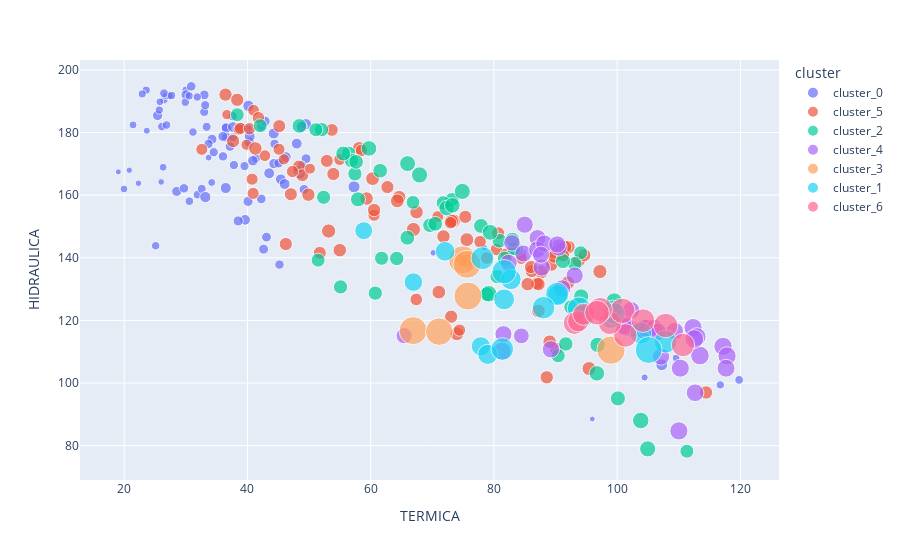

The cell this chart's notebook holds for it:
### Code cell
fig = px.scatter(
    data_frame=df_agg,
    y="HIDRAULICA",
    x="TERMICA",
    color="cluster",
    size="precio_bolsa_mean",
    color_discrete_sequence=px.colors.qualitative.Plotly,
    hover_data=["day_of_week", "day_name"],
)
fig.show()

### Figure 1 — Plotly figure (JSON) as saved in the notebook; plotly's stock layout.template omitted (floating-point values rounded to 4 significant figures; data arrays with more than 128 entries replaced by an {"elided": "..."} marker saying what was removed)
{"data": [{"customdata": {"elided": "97x2 mixed values"}, "hovertemplate": "cluster=cluster_0<br>TERMICA=%{x}<br>HIDRAULICA=%{y}<br>precio_bolsa_mean=%{marker.size}<br>day_of_week=%{customdata[0]}<br>day_name=%{customdata[1]}<extra></extra>", "legendgroup": "cluster_0", "marker": {"color": "#636EFA", "size": [222.2, 383.6, 427.7, 473.3, 441.7, 197.5, 238.8, 214.9, 159.9, 106.9, 136.1, 127.1, 147.5, 192.7, 275.6, 320.9, 311.8, 303.9, 287.5, 292.1, 262.0, 245.4, 223.9, 141.1, 191.8, 222.8, 209.5, 217.4, 260.7, 257.5, 196.4, 287.1, 278.1, 366.5, 360.7, 337.0, 213.6, 233.2, 237.8, 254.9, 306.2, 360.4, 350.0, 370.6, 308.4, 302.0, 305.9, 332.9, 360.5, 371.6, 291.9, 274.6, 252.1, 243.4, 311.3, 315.8, 218.6, 260.6, 191.2, 234.1, 266.7, 264.2, 279.2, 214.8, 198.6, 115.1, 127.9, 165.2, 187.0, 209.0, 202.3, 156.5, 134.8, 193.2, 245.5, 211.8, 296.6, 269.6, 230.2, 286.8, 291.5, 303.7, 304.4, 320.1, 318.5, 321.8, 370.4, 366.2, 333.4, 340.0, 281.7, 376.4, 400.2, 392.1, 401.3, 395.0, 456.4], "sizemode": "area", "sizeref": 6.247, "symbol": "circle"}, "mode": "markers", "name": "cluster_0", "orientation": "v", "showlegend": true, "type": "scatter", "x": [25.1, 36.48, 48.46, 84.42, 107.2, 109.6, 119.8, 116.7, 104.5, 95.97, 70.16, 78.45, 33.69, 29.99, 37.6, 25.41, 28.51, 30.01, 30.87, 32.99, 32.98, 36.46, 31.15, 25.99, 26.31, 29.92, 30.54, 31.85, 33.14, 33.37, 34.2, 42.21, 44.41, 46.22, 39.61, 36.57, 26.45, 26.11, 31.89, 32.58, 36.6, 37.64, 40.27, 43.53, 42.61, 43.08, 49.18, 44.3, 45.4, 46.04, 42.24, 45.2, 41.39, 37.67, 36.01, 34.24, 40.14, 39.52, 19.97, 26.86, 33.68, 34.52, 36.02, 25.69, 21.43, 19.04, 20.82, 26.75, 27.32, 23.56, 22.92, 23.66, 22.31, 25.77, 26.46, 27.67, 38.87, 37.8, 30.58, 37.17, 45.05, 49.51, 48.86, 48.11, 40.09, 38.49, 40.36, 47.99, 42.83, 40.87, 29.69, 44.27, 49.49, 48.81, 40.16, 33.16, 57.29], "xaxis": "x", "y": [143.8, 162.3, 167.0, 141.1, 105.8, 108.0, 101.0, 99.41, 101.8, 88.51, 141.6, 143.3, 172.0, 193.6, 185.2, 185.4, 161.2, 192.0, 194.7, 192.0, 186.6, 181.7, 180.1, 164.2, 168.9, 189.7, 191.7, 191.3, 188.7, 181.8, 164.0, 181.9, 176.4, 172.1, 152.1, 181.4, 190.4, 181.9, 160.2, 162.0, 178.5, 181.8, 176.9, 167.0, 142.7, 146.6, 161.8, 170.1, 165.1, 163.6, 158.8, 137.8, 171.8, 178.5, 178.7, 177.9, 181.2, 169.3, 162.0, 182.4, 176.4, 173.7, 172.4, 187.2, 182.4, 167.4, 168.0, 191.7, 191.6, 193.5, 192.3, 180.6, 163.8, 189.8, 192.5, 191.8, 181.7, 169.6, 158.1, 175.5, 170.2, 171.6, 169.4, 167.9, 158.0, 151.8, 178.8, 176.5, 183.6, 171.0, 162.2, 179.7, 182.6, 181.8, 188.5, 159.4, 162.7], "yaxis": "y"}, {"customdata": {"elided": "87x2 mixed values"}, "hovertemplate": "cluster=cluster_5<br>TERMICA=%{x}<br>HIDRAULICA=%{y}<br>precio_bolsa_mean=%{marker.size}<br>day_of_week=%{customdata[0]}<br>day_name=%{customdata[1]}<extra></extra>", "legendgroup": "cluster_5", "marker": {"color": "#EF553B", "size": [462.1, 557.7, 613.2, 614.0, 552.4, 540.7, 525.9, 502.9, 502.4, 494.5, 490.1, 480.7, 446.5, 467.7, 529.3, 598.2, 619.6, 624.5, 555.5, 559.2, 515.1, 533.9, 544.0, 572.3, 596.4, 597.9, 539.1, 566.6, 549.8, 572.8, 581.3, 601.1, 506.0, 569.1, 586.1, 556.0, 564.4, 534.2, 495.9, 483.6, 492.9, 473.0, 484.1, 539.0, 541.4, 561.4, 541.2, 543.8, 558.6, 558.2, 583.1, 573.9, 538.4, 557.7, 573.8, 581.3, 527.6, 623.9, 560.8, 380.3, 452.3, 472.3, 441.1, 420.3, 459.8, 394.9, 331.9, 401.2, 458.5, 434.2, 476.4, 460.3, 526.5, 486.8, 454.3, 551.4, 553.1, 546.3, 570.6, 593.5, 529.2, 543.3, 509.7, 493.2, 541.8, 576.5, 635.1], "sizemode": "area", "sizeref": 6.247, "symbol": "circle"}, "mode": "markers", "name": "cluster_5", "orientation": "v", "showlegend": true, "type": "scatter", "x": [40.75, 49.89, 95.44, 87.68, 64.64, 62.72, 75.66, 67.4, 78.85, 77.76, 80.42, 81.99, 70.9, 60.54, 51.74, 60.31, 73.97, 66.94, 48.37, 60.56, 48.9, 47.05, 46.22, 59.33, 64.32, 73.44, 75.36, 71.81, 73.06, 67.44, 73.14, 75.61, 86.99, 87.22, 87.22, 88.58, 85.48, 86.14, 89.35, 84.44, 74.79, 74.42, 72.97, 80.69, 89.73, 93.75, 94.68, 86.03, 90.07, 89.8, 91.04, 91.48, 92.13, 91.58, 92.01, 89.05, 91.22, 97.21, 114.4, 50.15, 54.98, 47.31, 42.82, 38.59, 38.83, 39.86, 36.66, 45.9, 45.12, 40.99, 40.33, 40.92, 45.16, 41.78, 32.59, 36.44, 38.34, 37.67, 41.28, 71.06, 52.88, 58.12, 53.7, 58.52, 53.94, 54.98, 53.17], "xaxis": "x", "y": [165.1, 160.1, 104.6, 135.5, 159.4, 162.6, 139.0, 126.7, 139.9, 145.1, 142.7, 141.1, 153.1, 153.6, 141.6, 165.3, 115.8, 149.0, 169.1, 155.2, 166.4, 160.3, 144.4, 158.9, 158.2, 151.8, 153.1, 146.8, 121.2, 154.6, 151.7, 145.8, 131.8, 131.6, 123.0, 101.8, 131.6, 135.7, 137.7, 139.8, 139.2, 116.9, 151.2, 147.8, 141.8, 139.1, 140.8, 137.0, 110.9, 140.4, 142.7, 142.3, 143.4, 143.4, 132.1, 113.2, 140.7, 135.6, 96.99, 168.5, 171.4, 167.5, 172.6, 181.0, 181.3, 176.1, 185.7, 171.4, 174.7, 187.1, 181.2, 160.6, 182.1, 184.7, 174.6, 192.1, 190.5, 177.3, 174.9, 129.0, 170.9, 175.0, 180.8, 174.3, 166.8, 142.4, 148.5], "yaxis": "y"}, {"customdata": [[4, "Friday"], [5, "Saturday"], [6, "Sunday"], [0, "Monday"], [1, "Tuesday"], [2, "Wednesday"], [3, "Thursday"], [4, "Friday"], [5, "Saturday"], [1, "Tuesday"], [2, "Wednesday"], [1, "Tuesday"], [2, "Wednesday"], [3, "Thursday"], [4, "Friday"], [5, "Saturday"], [3, "Thursday"], [1, "Tuesday"], [3, "Thursday"], [4, "Friday"], [5, "Saturday"], [6, "Sunday"], [0, "Monday"], [1, "Tuesday"], [3, "Thursday"], [4, "Friday"], [5, "Saturday"], [6, "Sunday"], [5, "Saturday"], [6, "Sunday"], [6, "Sunday"], [0, "Monday"], [1, "Tuesday"], [2, "Wednesday"], [3, "Thursday"], [4, "Friday"], [6, "Sunday"], [0, "Monday"], [1, "Tuesday"], [2, "Wednesday"], [3, "Thursday"], [4, "Friday"], [5, "Saturday"], [0, "Monday"], [1, "Tuesday"], [2, "Wednesday"], [3, "Thursday"], [4, "Friday"], [5, "Saturday"], [0, "Monday"], [1, "Tuesday"], [2, "Wednesday"], [3, "Thursday"], [4, "Friday"], [6, "Sunday"]], "hovertemplate": "cluster=cluster_2<br>TERMICA=%{x}<br>HIDRAULICA=%{y}<br>precio_bolsa_mean=%{marker.size}<br>day_of_week=%{customdata[0]}<br>day_name=%{customdata[1]}<extra></extra>", "legendgroup": "cluster_2", "marker": {"color": "#00CC96", "size": [623.4, 626.7, 633.8, 636.3, 690.6, 664.5, 686.1, 665.3, 646.1, 609.2, 588.2, 628.4, 638.1, 694.2, 691.1, 669.6, 595.7, 612.6, 653.6, 707.2, 715.1, 651.7, 735.7, 834.4, 851.4, 812.4, 754.9, 711.8, 656.2, 633.4, 604.6, 604.7, 619.6, 672.6, 644.6, 611.1, 610.4, 650.2, 763.2, 756.4, 785.5, 702.2, 646.0, 639.4, 635.5, 648.8, 672.3, 695.3, 710.0, 672.8, 762.3, 786.8, 818.6, 810.4, 848.3], "sizemode": "area", "sizeref": 6.247, "symbol": "circle"}, "mode": "markers", "name": "cluster_2", "orientation": "v", "showlegend": true, "type": "scatter", "x": [52.36, 61.77, 55.11, 60.75, 65.95, 69.62, 70.46, 80.89, 94.13, 83.67, 66.87, 73.2, 71.78, 77.9, 81.76, 78.82, 83.24, 94.07, 93.13, 91.2, 94.16, 91.67, 96.82, 99.52, 103.8, 105.0, 96.71, 100.1, 92.52, 90.43, 111.3, 38.34, 42.07, 48.42, 52.02, 51.1, 51.47, 64.23, 72.33, 73.26, 79.4, 82.99, 80.54, 57.44, 56.42, 56.86, 57.64, 55.54, 57.94, 61.54, 59.73, 65.99, 67.93, 74.87, 79.15], "xaxis": "x", "y": [159.3, 139.8, 130.7, 128.7, 146.4, 150.4, 150.8, 145.5, 122.7, 142.7, 157.7, 158.6, 157.5, 150.2, 139.7, 128.3, 142.9, 141.6, 138.1, 138.9, 127.7, 112.5, 112.2, 126.2, 88.03, 78.97, 103.1, 95.09, 124.2, 108.7, 78.22, 185.7, 182.2, 182.1, 180.9, 180.9, 139.2, 139.8, 155.9, 156.7, 148.1, 145.7, 134.0, 166.8, 173.4, 171.1, 170.6, 173.3, 158.7, 167.8, 174.9, 170.1, 166.5, 161.2, 128.5], "yaxis": "y"}, {"customdata": [[2, "Wednesday"], [0, "Monday"], [1, "Tuesday"], [2, "Wednesday"], [3, "Thursday"], [4, "Friday"], [0, "Monday"], [1, "Tuesday"], [2, "Wednesday"], [3, "Thursday"], [4, "Friday"], [5, "Saturday"], [6, "Sunday"], [0, "Monday"], [1, "Tuesday"], [2, "Wednesday"], [3, "Thursday"], [4, "Friday"], [5, "Saturday"], [5, "Saturday"], [0, "Monday"], [1, "Tuesday"], [2, "Wednesday"], [3, "Thursday"], [4, "Friday"], [5, "Saturday"], [6, "Sunday"], [0, "Monday"], [1, "Tuesday"], [2, "Wednesday"], [3, "Thursday"], [4, "Friday"], [5, "Saturday"], [6, "Sunday"], [1, "Tuesday"], [6, "Sunday"], [5, "Saturday"], [6, "Sunday"]], "hovertemplate": "cluster=cluster_4<br>TERMICA=%{x}<br>HIDRAULICA=%{y}<br>precio_bolsa_mean=%{marker.size}<br>day_of_week=%{customdata[0]}<br>day_name=%{customdata[1]}<extra></extra>", "legendgroup": "cluster_4", "marker": {"color": "#AB63FA", "size": [921.6, 854.6, 1032.0, 1235.0, 1082.0, 973.8, 907.2, 993.2, 950.5, 1031.0, 1037.0, 1019.0, 1035.0, 1079.0, 1097.0, 1043.0, 1038.0, 997.0, 977.8, 862.3, 911.6, 921.0, 925.0, 925.6, 933.2, 933.9, 933.1, 934.0, 934.2, 923.9, 921.1, 911.3, 912.8, 912.3, 1066.0, 1053.0, 782.2, 824.8], "sizemode": "area", "sizeref": 6.247, "symbol": "circle"}, "mode": "markers", "name": "cluster_4", "orientation": "v", "showlegend": true, "type": "scatter", "x": [107.1, 102.3, 101.5, 104.4, 104.9, 102.3, 106.0, 106.6, 109.4, 112.3, 112.9, 110.3, 110.0, 113.4, 112.5, 117.2, 117.8, 117.7, 112.7, 82.94, 87.08, 84.78, 90.5, 84.99, 87.03, 91.07, 89.25, 87.77, 88.18, 90.28, 93.11, 87.64, 82.4, 81.55, 101.2, 81.33, 84.46, 65.44], "xaxis": "x", "y": [108.4, 117.2, 117.8, 117.1, 117.4, 123.2, 117.6, 116.4, 116.6, 117.7, 114.8, 104.7, 84.71, 108.8, 114.1, 111.7, 108.7, 104.7, 96.89, 144.7, 146.3, 141.4, 143.3, 150.6, 142.6, 130.2, 110.8, 136.9, 144.5, 144.3, 134.3, 141.0, 138.4, 115.6, 118.3, 110.2, 115.1, 115.1], "yaxis": "y"}, {"customdata": [[0, "Monday"], [3, "Thursday"], [4, "Friday"], [5, "Saturday"], [6, "Sunday"], [0, "Monday"]], "hovertemplate": "cluster=cluster_3<br>TERMICA=%{x}<br>HIDRAULICA=%{y}<br>precio_bolsa_mean=%{marker.size}<br>day_of_week=%{customdata[0]}<br>day_name=%{customdata[1]}<extra></extra>", "legendgroup": "cluster_3", "marker": {"color": "#FFA15A", "size": [2499.0, 2457.0, 2460.0, 2452.0, 2460.0, 2366.0], "sizemode": "area", "sizeref": 6.247, "symbol": "circle"}, "mode": "markers", "name": "cluster_3", "orientation": "v", "showlegend": true, "type": "scatter", "x": [99.0, 74.92, 75.63, 75.78, 66.89, 71.11], "xaxis": "x", "y": [110.5, 139.3, 137.9, 127.8, 116.7, 116.4], "yaxis": "y"}, {"customdata": [[2, "Wednesday"], [3, "Thursday"], [4, "Friday"], [5, "Saturday"], [6, "Sunday"], [3, "Thursday"], [4, "Friday"], [5, "Saturday"], [6, "Sunday"], [0, "Monday"], [3, "Thursday"], [5, "Saturday"], [0, "Monday"], [1, "Tuesday"], [2, "Wednesday"], [3, "Thursday"], [5, "Saturday"], [6, "Sunday"], [1, "Tuesday"], [2, "Wednesday"], [4, "Friday"]], "hovertemplate": "cluster=cluster_1<br>TERMICA=%{x}<br>HIDRAULICA=%{y}<br>precio_bolsa_mean=%{marker.size}<br>day_of_week=%{customdata[0]}<br>day_name=%{customdata[1]}<extra></extra>", "legendgroup": "cluster_1", "marker": {"color": "#19D3F3", "size": [1145.0, 1514.0, 1373.0, 1370.0, 1148.0, 1257.0, 1329.0, 1008.0, 1272.0, 1597.0, 1657.0, 2259.0, 1216.0, 1645.0, 1686.0, 1460.0, 1700.0, 1083.0, 1582.0, 1870.0, 1547.0], "sizemode": "area", "sizeref": 6.247, "symbol": "circle"}, "mode": "markers", "name": "cluster_1", "orientation": "v", "showlegend": true, "type": "scatter", "x": [98.93, 103.8, 99.31, 81.66, 77.88, 90.35, 82.75, 58.87, 79.0, 81.36, 107.9, 105.1, 72.07, 78.14, 90.27, 99.52, 93.81, 66.93, 88.05, 81.66, 94.63], "xaxis": "x", "y": [120.5, 116.0, 123.1, 126.7, 111.7, 128.2, 133.1, 148.7, 109.2, 110.9, 113.2, 110.6, 142.1, 139.9, 128.4, 122.2, 123.8, 132.2, 124.1, 135.5, 121.5], "yaxis": "y"}, {"customdata": [[0, "Monday"], [1, "Tuesday"], [2, "Wednesday"], [1, "Tuesday"], [2, "Wednesday"], [4, "Friday"], [4, "Friday"], [0, "Monday"], [1, "Tuesday"], [2, "Wednesday"], [3, "Thursday"]], "hovertemplate": "cluster=cluster_6<br>TERMICA=%{x}<br>HIDRAULICA=%{y}<br>precio_bolsa_mean=%{marker.size}<br>day_of_week=%{customdata[0]}<br>day_name=%{customdata[1]}<extra></extra>", "legendgroup": "cluster_6", "marker": {"color": "#FF6692", "size": [1598.0, 1423.0, 1531.0, 1740.0, 1690.0, 1880.0, 2003.0, 1827.0, 1751.0, 1701.0, 1895.0], "sizemode": "area", "sizeref": 6.247, "symbol": "circle"}, "mode": "markers", "name": "cluster_6", "orientation": "v", "showlegend": true, "type": "scatter", "x": [93.09, 93.68, 94.56, 101.3, 98.83, 107.9, 100.9, 97.28, 104.2, 110.7, 96.73], "xaxis": "x", "y": [119.1, 119.7, 121.9, 115.2, 119.2, 118.4, 123.0, 123.5, 119.9, 112.1, 122.4], "yaxis": "y"}], "layout": {"legend": {"itemsizing": "constant", "title": {"text": "cluster"}, "tracegroupgap": 0}, "margin": {"t": 60}, "xaxis": {"anchor": "y", "domain": [0, 1], "title": {"text": "TERMICA"}}, "yaxis": {"anchor": "x", "domain": [0, 1], "title": {"text": "HIDRAULICA"}}}}
